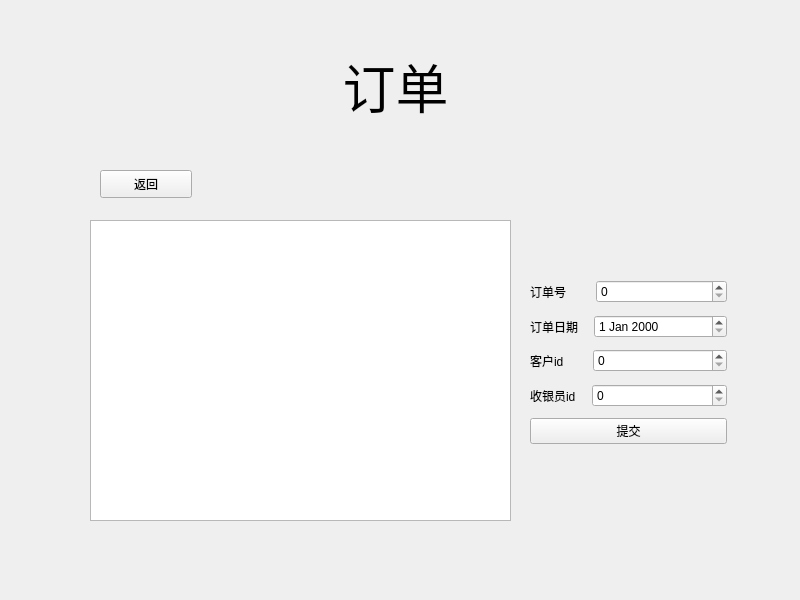
<?xml version="1.0" encoding="UTF-8"?>
<ui version="4.0">
 <class>orders</class>
 <widget class="QWidget" name="orders">
  <property name="geometry">
   <rect>
    <x>0</x>
    <y>0</y>
    <width>800</width>
    <height>600</height>
   </rect>
  </property>
  <property name="windowTitle">
   <string>Form</string>
  </property>
  <widget class="QWidget" name="widget" native="true">
   <property name="geometry">
    <rect>
     <x>0</x>
     <y>0</y>
     <width>800</width>
     <height>600</height>
    </rect>
   </property>
   <property name="styleSheet">
    <string notr="true">#widget{background-image: url(:/new/prefix1/10002.png);}</string>
   </property>
   <widget class="QPushButton" name="pushButton">
    <property name="geometry">
     <rect>
      <x>100</x>
      <y>170</y>
      <width>92</width>
      <height>28</height>
     </rect>
    </property>
    <property name="styleSheet">
     <string notr="true"/>
    </property>
    <property name="text">
     <string>返回</string>
    </property>
   </widget>
   <widget class="QTableView" name="tableView">
    <property name="geometry">
     <rect>
      <x>90</x>
      <y>220</y>
      <width>421</width>
      <height>301</height>
     </rect>
    </property>
   </widget>
   <widget class="QLabel" name="label_5">
    <property name="geometry">
     <rect>
      <x>0</x>
      <y>40</y>
      <width>791</width>
      <height>91</height>
     </rect>
    </property>
    <property name="font">
     <font>
      <pointsize>40</pointsize>
     </font>
    </property>
    <property name="text">
     <string>订单</string>
    </property>
    <property name="alignment">
     <set>Qt::AlignCenter</set>
    </property>
   </widget>
   <widget class="QWidget" name="layoutWidget">
    <property name="geometry">
     <rect>
      <x>530</x>
      <y>280</y>
      <width>197</width>
      <height>164</height>
     </rect>
    </property>
    <layout class="QVBoxLayout" name="verticalLayout_2">
     <item>
      <layout class="QVBoxLayout" name="verticalLayout">
       <item>
        <layout class="QFormLayout" name="formLayout">
         <item row="0" column="0">
          <widget class="QLabel" name="label">
           <property name="text">
            <string>订单号       </string>
           </property>
          </widget>
         </item>
         <item row="0" column="1">
          <widget class="QSpinBox" name="spinBox"/>
         </item>
        </layout>
       </item>
       <item>
        <layout class="QFormLayout" name="formLayout_2">
         <item row="0" column="0">
          <widget class="QLabel" name="label_3">
           <property name="text">
            <string>订单日期   </string>
           </property>
          </widget>
         </item>
         <item row="0" column="1">
          <widget class="QDateEdit" name="dateEdit_2"/>
         </item>
        </layout>
       </item>
       <item>
        <layout class="QFormLayout" name="formLayout_3">
         <item row="0" column="0">
          <widget class="QLabel" name="label_2">
           <property name="text">
            <string>客户id       </string>
           </property>
          </widget>
         </item>
         <item row="0" column="1">
          <widget class="QSpinBox" name="spinBox_4"/>
         </item>
        </layout>
       </item>
       <item>
        <layout class="QFormLayout" name="formLayout_4">
         <item row="0" column="0">
          <widget class="QLabel" name="label_4">
           <property name="text">
            <string>收银员id   </string>
           </property>
          </widget>
         </item>
         <item row="0" column="1">
          <widget class="QSpinBox" name="spinBox_5"/>
         </item>
        </layout>
       </item>
      </layout>
     </item>
     <item>
      <widget class="QPushButton" name="pushButton_2">
       <property name="text">
        <string>提交</string>
       </property>
      </widget>
     </item>
    </layout>
   </widget>
  </widget>
 </widget>
 <resources/>
 <connections/>
</ui>
